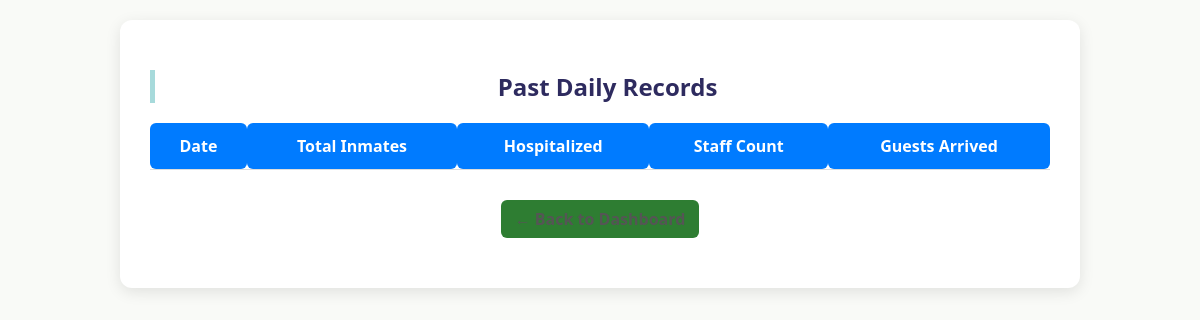
/admin/records (signed in), run on an earlier commit of the app's database.
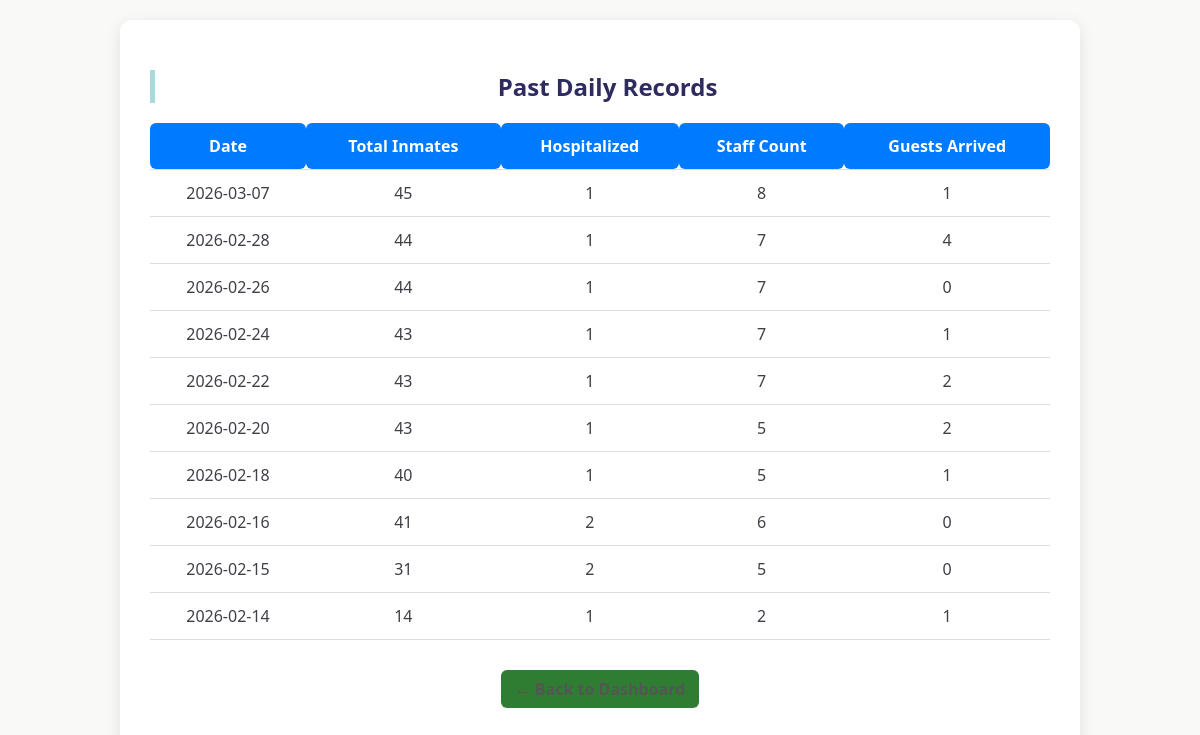
And on a later commit of the database.
### tables this page shows
CREATE TABLE daily_records (
        id INTEGER PRIMARY KEY AUTOINCREMENT,
        date TEXT UNIQUE,  -- Added UNIQUE here to support REPLACE logic
        total_inmates INTEGER,
        active_inmates INTEGER,  -- Ensure this is added
        hospitalized INTEGER,
        discharged INTEGER,
        male_inmates INTEGER,
        female_inmates INTEGER,
        new_inmates INTEGER,
        staff_count INTEGER,
        guests_arrived INTEGER
    , deceased INTEGER DEFAULT 0);

### app.py (the view)
@app.route("/admin/records")
def view_records():
    if 'admin' not in session:
        return redirect('/login')
    conn = get_db()
    cur = conn.cursor()
    cur.execute("SELECT * FROM daily_records ORDER BY date DESC")
    records = cur.fetchall()
    conn.close()
    return render_template("view_records.html", records=records)

### app.py (called while the page is built)
def get_db():
    conn = sqlite3.connect(DB)
    conn.row_factory = sqlite3.Row
    return conn

### templates/view_records.html (shortened to what this page needs)
<!DOCTYPE html>
<html lang="en">
<head>
    <link rel="stylesheet" href="{{ url_for('static', filename='style.css') }}">
</head>
<body>
<div class="view-container">
    <h2>Past Daily Records</h2>
    <table>
        <thead>
            <tr>
                <th>Date</th>
                <th>Total Inmates</th>
                <th>Hospitalized</th>
                <th>Staff Count</th>
                <th>Guests Arrived</th>
            </tr>
        </thead>
        <tbody>
            {% for record in records %}
            <tr>
                <td>{{ record['date'] }}</td>
                <td>{{ record['total_inmates'] }}</td>
                <td>{{ record['hospitalized'] }}</td>
                <td>{{ record['staff_count'] }}</td>
                <td>{{ record['guests_arrived'] }}</td>
            </tr>
            {% endfor %}
        </tbody>
    </table>
   <div class="admin-actions">
        <a href="/admin" class="back-btn">← Back to Dashboard</a>
    </div>
</div>
</body>
</html>

### static/style.css (style rules this page uses)
body { font-family: "Segoe UI", Arial, sans-serif; background: #F9FAF7; padding: 20px; margin: 0; color: #3F3F46; }
h2 { color: #2E2B5F; border-left: 5px solid #A7DADB; padding-left: 10px; }
a { display: inline-block; margin-top: 10px; color: #2E2B5F; text-decoration: none; font-weight: 600; }
.admin-actions { margin-top: 20px; text-align: right; }
.back-btn { padding: 8px 14px; background: #2e7d32; color: white; text-decoration: none; border-radius: 6px; transition: 0.3s; }
.admin-actions { display: flex; justify-content: center; gap: 10px; margin: 20px 0; }
.view-container { max-width: 900px; margin: auto; background: #fff; padding: 30px; border-radius: 12px; box-shadow: 0 4px 15px rgba(0,0,0,0.1); }
h2 { text-align: center; margin-bottom: 20px; }
table { width: 100%; border-collapse: collapse; }
th, td { padding: 12px; border-bottom: 1px solid #ddd; text-align: center; }
th { background: #007bff; color: #fff; border-radius: 6px; }
a { text-decoration: none; color: #007bff; display: inline-block; margin-top: 20px; }
.back-btn { display: inline-block; margin-top: 10px; text-decoration: none; color: #555; }

What changed in the data, as far as the page shows it:
added daily_records: date "2026-03-07", total_inmates "45", hospitalized "1", staff_count "8", guests_arrived "1"
added daily_records: date "2026-02-28", total_inmates "44", hospitalized "1", staff_count "7", guests_arrived "4"
added daily_records: date "2026-02-26", total_inmates "44", hospitalized "1", staff_count "7", guests_arrived "0"
added daily_records: date "2026-02-24", total_inmates "43", hospitalized "1", staff_count "7", guests_arrived "1"
added daily_records: date "2026-02-22", total_inmates "43", hospitalized "1", staff_count "7", guests_arrived "2"
added daily_records: date "2026-02-20", total_inmates "43", hospitalized "1", staff_count "5", guests_arrived "2"
added daily_records: date "2026-02-18", total_inmates "40", hospitalized "1", staff_count "5", guests_arrived "1"
added daily_records: date "2026-02-16", total_inmates "41", hospitalized "2", staff_count "6", guests_arrived "0"
added daily_records: date "2026-02-15", total_inmates "31", hospitalized "2", staff_count "5", guests_arrived "0"
added daily_records: date "2026-02-14", total_inmates "14", hospitalized "1", staff_count "2", guests_arrived "1"
